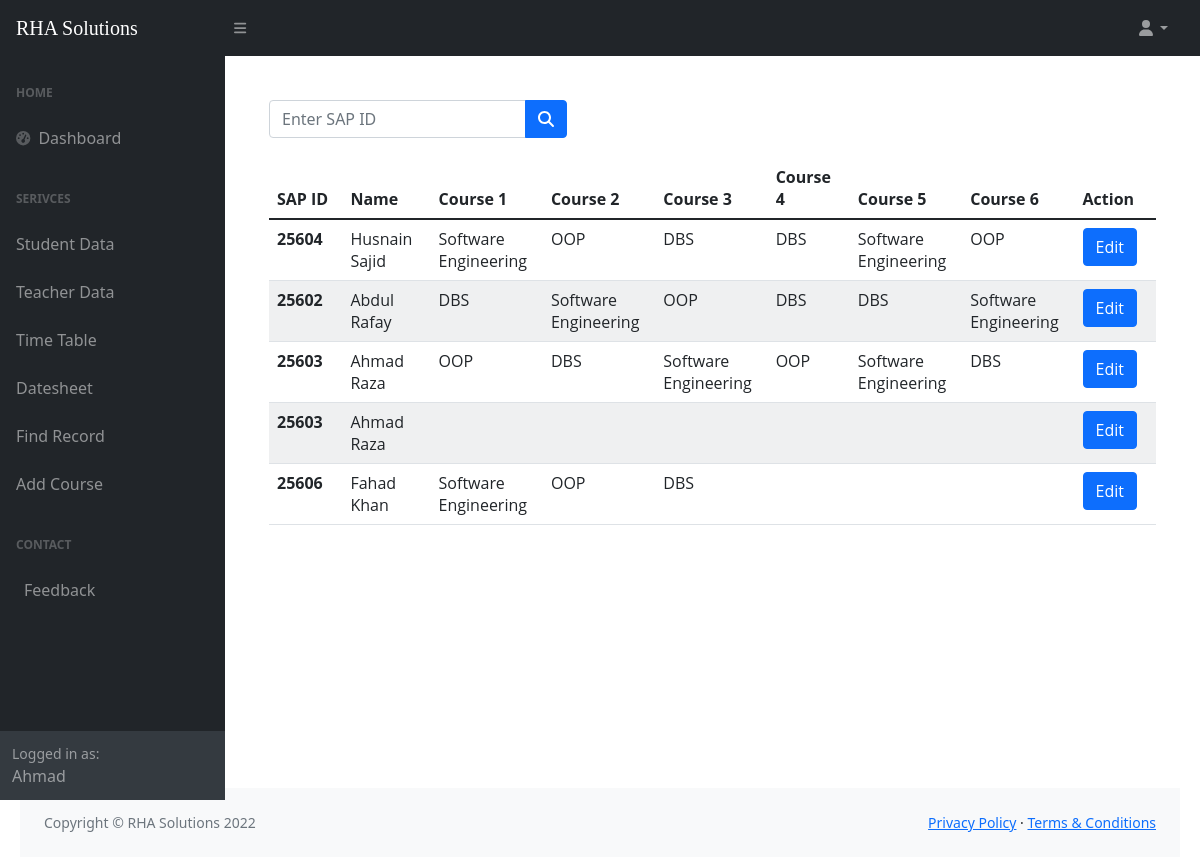
The app's page /enrolled_courses.php (signed in) with its own data.
### tables this page shows
CREATE TABLE `std_enroll_course` (
  `sap_id` int(11) NOT NULL,
  `std_name` varchar(100) NOT NULL,
  `crs1` int(11) NOT NULL,
  `crs2` int(11) NOT NULL,
  `crs3` int(11) NOT NULL,
  `crs4` int(11) NOT NULL,
  `crs5` int(11) NOT NULL,
  `crs6` int(11) NOT NULL,
  `sr` int(11) NOT NULL
);

CREATE TABLE `course` (
  `c_id` int(3) NOT NULL,
  `c_name` varchar(100) NOT NULL,
  `crh` int(1) NOT NULL,
  `semester` int(1) NOT NULL
);

### enrolled_courses.php (the view, shortened to what this page needs)
<?php include 'connection.php';
if($_SESSION["fname"]) {
?>
<!DOCTYPE html>
<html lang="en">
<head>
    <link href="https://cdn.jsdelivr.net/npm/simple-datatables@latest/dist/style.css" rel="stylesheet" />
    <link href="css/styles.css" rel="stylesheet" />
</head>
<body class="sb-nav-fixed">
<?php include ('header.php'); ?>
        <div id="layoutSidenav_content">
            <main>
                <div class="container-fluid px-4">
                    <form action="search.php" method="GET" class="d-none d-md-inline-block form-inline ms-auto me-0 me-md-3 my-2 my-md-0">
                        <div style="margin-bottom: 20px;" class="input-group">
                            <input class="form-control" name="search" value="" type="number" placeholder="Enter SAP ID" />
                            <button class="btn btn-primary" id="std-search" type="submit"> <i class="fas fa-search"></i></button>
                        </div>
                    </form>
                    <table class="table">
                        <thead class="thead-dark">
                            <tr>
                                <th scope="col">SAP ID</th>
                                <th scope="col">Name</th>
                                <th scope="cod">Course 1</th>
                                <th scope="cod">Course 2</th>
                                <th scope="cod">Course 3</th>
                                <th scope="cod">Course 4</th>
                                <th scope="cod">Course 5</th>
                                <th scope="cod">Course 6</th>
                                <th scope="cod">Action</th>
                            </tr>
                        </thead>
                        <tbody>
                            <?php
                            $query = "SELECT * FROM  std_enroll_course";
                            $data = mysqli_query($conn, $query) or die(mysqli_error($conn));
                            if ($data) {
                                $i = 1;
                                while ($row = mysqli_fetch_array($data)) {
                            ?>
                                    <tr>
                                        <th scope="row"><?php echo $row['sap_id']; ?></th>
                                        <td><?php echo $row['std_name'] ?></td>
                                        <td><?php
                                            $crs1Q = "SELECT course.c_name FROM std_enroll_course s INNER JOIN course where s.crs1 = course.c_id AND $i = s.sr";
                                            $datacrs1 = mysqli_query($conn, $crs1Q);
                                            $rescrs1 = mysqli_fetch_array($datacrs1);
                                            echo $rescrs1['c_name'];
                                            ?></td>
                                        <td><?php $crs2Q = "SELECT course.c_name FROM std_enroll_course s INNER JOIN course where s.crs2 = course.c_id AND $i = s.sr";
                                            $datacrs2 = mysqli_query($conn, $crs2Q);
                                            $rescrs2 = mysqli_fetch_array($datacrs2);
                                            echo $rescrs2['c_name']; ?></td>
                                        <td><?php $crs3Q = "SELECT course.c_name FROM std_enroll_course s INNER JOIN course where s.crs3 = course.c_id AND $i = s.sr";
                                            $datacrs3 = mysqli_query($conn, $crs3Q);
                                            $rescrs3 = mysqli_fetch_array($datacrs3);
                                            echo $rescrs3['c_name']; ?></td>
                                        <td><?php $crs4Q = "SELECT course.c_name FROM std_enroll_course s INNER JOIN course where s.crs4 = course.c_id AND $i = s.sr";
                                            $datacrs4 = mysqli_query($conn, $crs4Q);
                                            $rescrs4 = mysqli_fetch_array($datacrs4);
                                            echo $rescrs4['c_name']; ?></td>
                                        <td><?php $crs5Q = "SELECT course.c_name FROM std_enroll_course s INNER JOIN course where s.crs5 = course.c_id AND $i = s.sr";
                                            $datacrs5 = mysqli_query($conn, $crs5Q);
                                            $rescrs5 = mysqli_fetch_array($datacrs5);
                                            echo $rescrs5['c_name']; ?></td>
                                        <td><?php $crs6Q = "SELECT course.c_name FROM std_enroll_course s INNER JOIN course where s.crs6 = course.c_id AND $i = s.sr";
                                            $datacrs6 = mysqli_query($conn, $crs6Q);
                                            $rescrs6 = mysqli_fetch_array($datacrs6);
                                            echo $rescrs6['c_name']; ?></td>
                                        <td> <button type="button" class="btn btn-primary"><a style="color: white; text-decoration: none;" href="edit_student.php?sap_id=<?php echo $row['sap_id']; ?>">Edit</a></button></td>
                                    </tr>
                                <?php
                                $i++;
                                }
                            } else {
                                ?>
                                <tr>
                                    <td>No Data Found</td>
                                </tr>
                            <?php
                            }
                            ?>
                        </tbody>
                    </table>
                </div>
        </div>
    </div>
    <footer class="py-4 bg-light mt-auto">
        <div class="container-fluid px-4">
            <div class="d-flex align-items-center justify-content-between small">
                <div class="text-muted">Copyright &copy; RHA Solutions 2022</div>
                <div>
                    <a href="#">Privacy Policy</a>
                    &middot;
                    <a href="#">Terms &amp; Conditions</a>
                </div>
            </div>
        </div>
    </footer>
    <?php
}
else {
    include ('login.php');
}
 ?>
</body>
</html>

### records on screen
std_enroll_course: sap "25604", std_name "Husnain Sajid", course.c_name "Software Engineering", course.c_name "OOP", course.c_name "DBS"
std_enroll_course: sap "25602", std_name "Abdul Rafay", course.c_name "DBS", course.c_name "Software Engineering", course.c_name "OOP"
std_enroll_course: sap "25603", std_name "Ahmad Raza", course.c_name "OOP", course.c_name "DBS", course.c_name "Software Engineering"
std_enroll_course: sap "25603", std_name "Ahmad Raza"
std_enroll_course: sap "25606", std_name "Fahad Khan", course.c_name "Software Engineering", course.c_name "OOP", course.c_name "DBS"

### other values on screen
$_SESSION["fname"] "Ahmad"
